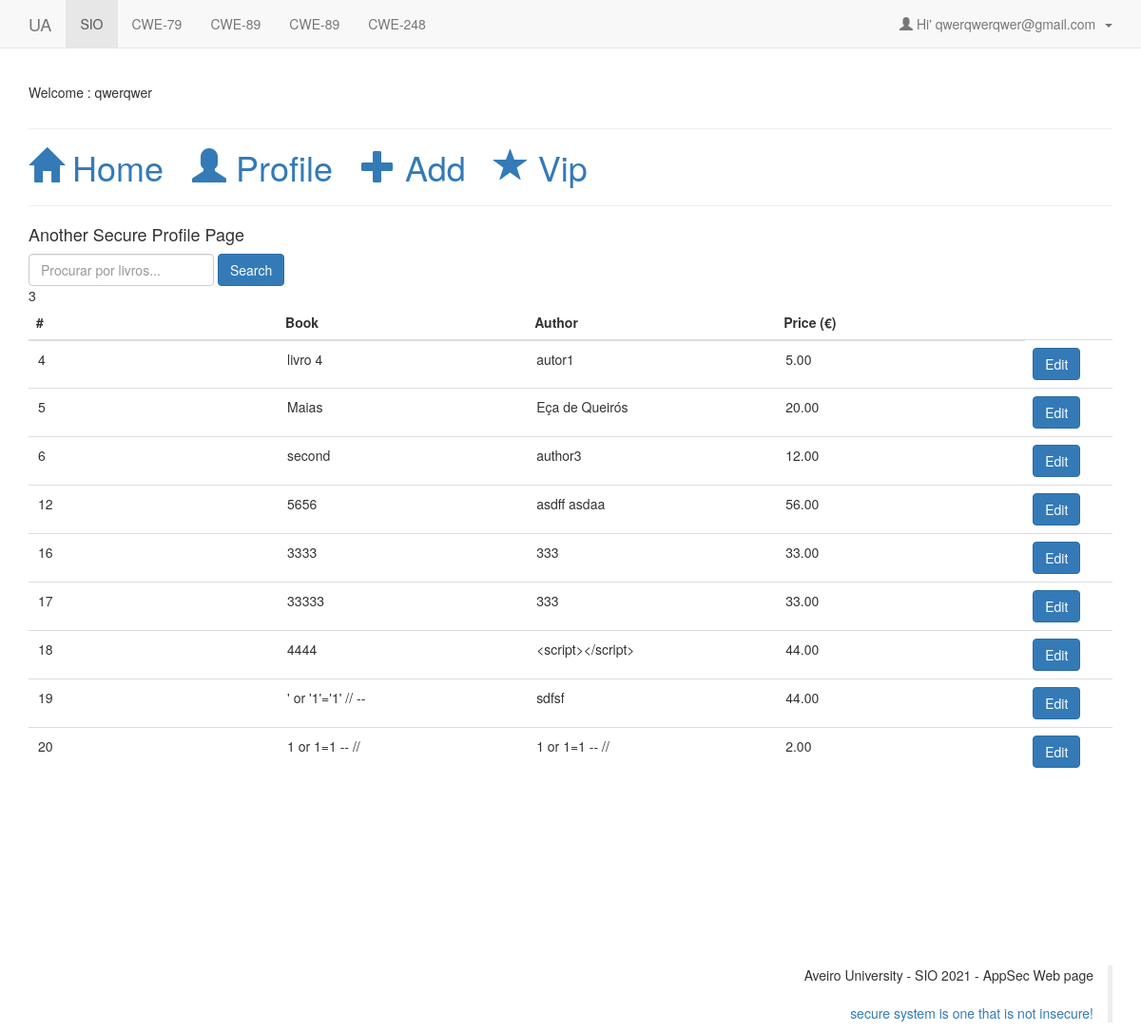
Page /app_sec/profile.php (signed in) on the committed database.
### tables this page shows
CREATE TABLE `users` (
  `user_id` int NOT NULL AUTO_INCREMENT,
  `user_name` varchar(15) NOT NULL,
  `user_email` varchar(40) NOT NULL,
  `user_pass` varchar(255) NOT NULL,
  `joining_date` timestamp NOT NULL DEFAULT CURRENT_TIMESTAMP,
  `user_type` varchar(40) NOT NULL,
  PRIMARY KEY (`user_id`)
);

CREATE TABLE `books` (
  `id` bigint unsigned NOT NULL AUTO_INCREMENT,
  `name` varchar(45) DEFAULT NULL,
  `author` varchar(45) DEFAULT NULL,
  `price` decimal(10,2) DEFAULT NULL,
  `user_id` int NOT NULL,
  PRIMARY KEY (`id`),
  UNIQUE KEY `id` (`id`)
);

### app_sec/class.user.php (called while the page is built, shortened)
<?php
class USER
{
	private $conn;
	public function __construct()
	{
		$database = new Database();
		$db = $database->dbConnection();
		$this->conn = $db;
    }
	public function runQuery($sql)
	{
		$stmt = $this->conn->prepare($sql);
		return $stmt;
	}
}
?>

### app_sec/profile.php (the view, shortened to what this page needs)
<?php include "header.php";?>
        <p class="h4">Another Secure Profile Page</p>
        <form action="" class="form-inline">
        <input type="text" id="book_search" class="form-control rounded" placeholder="Procurar por livros...">
        <a type="button" name="book_search_button" id="book_search_button" class="btn btn-primary" href="#" role="button">Search</a>
        </form>
        <table class="table" id="tab_livros">
            <thead>
            <tr>
                <th scope="col">#</th>
                <th scope="col">Book</th>
                <th scope="col">Author</th>
                <th scope="col">Price (€)</th>
            </tr>
            </thead>
            <tbody id="books_tbody">
            <?php
            $connection = BdConnect();
            $query = "SELECT * FROM books WHERE user_id IN (SELECT user_id FROM users WHERE user_id = ?);";
            $result = $connection->prepare($query);
            $result->execute(array($userRow['user_id']));
            print_r($userRow['user_id']);
            while ($row = $result->fetch(PDO::FETCH_BOTH)) {
                ?>
                <form action="book_edit.php" method="POST">
                <tr>
                <td><input style="border-width:0px;border:none;"type="text" name='id_book' value='<?php echo $row[0] ?>' readonly="readonly"></td>
                <td><input style="border-width:0px;border:none;" type="text" name='name_book' value='<?php echo $row[1] ?>' readonly="readonly"></td>
                <td><input style="border-width:0px;border:none;" type="text" name='author_book' value='<?php echo $row[2] ?>' readonly="readonly"></td>
                <td><input style="border-width:0px;border:none;" type="text" name='price_book' value='<?php echo $row[3] ?>' readonly="readonly"></td>
                <td><input type=submit class='btn btn-primary' value='Edit' name='submit1'></td>
                </tr>
                </form>
                <?php
            }
            ?>
            </tbody>
        </table>
<?php include "footer.php";?>

### app_sec/header.php (shortened to what this page needs)
<?php
require_once("class.user.php");
$auth_user = new USER();
$user_id = $_SESSION['user_session'];
$stmt = $auth_user->runQuery("SELECT * FROM users WHERE user_id=:user_id");
$stmt->execute(array(":user_id" => $user_id));
$userRow = $stmt->fetch(PDO::FETCH_ASSOC);
?>
<!DOCTYPE html PUBLIC "-//W3C//DTD XHTML 1.0 Transitional//EN"
        "http://www.w3.org/TR/xhtml1/DTD/xhtml1-transitional.dtd">
<html xmlns="http://www.w3.org/1999/xhtml">
<head>
    <link rel="stylesheet" href="https://maxcdn.bootstrapcdn.com/bootstrap/3.4.1/css/bootstrap.min.css">
</head>
<body>
<nav class="navbar navbar-default navbar-fixed-top">
    <div class="container">
        <div class="navbar-header">
            <a class="navbar-brand" href="https://www.ua.pt/" target="_blank">UA</a>
        </div>
        <div id="navbar" class="navbar-collapse collapse">
            <ul class="nav navbar-nav">
                <li class="active"><a href="http://sweet.ua.pt/jpbarraca/course/sio-2021/main/" target="_blank">SIO</a>
                </li>
                <li><a href="https://cwe.mitre.org/data/definitions/79.html" target="_blank">CWE-79</a></li>
                <li><a href="https://cwe.mitre.org/data/definitions/89.html" target="_blank">CWE-89</a></li>
                <li><a href="https://cwe.mitre.org/data/definitions/89.html" target="_blank">CWE-89</a></li>
                <li><a href="https://cwe.mitre.org/data/definitions/284.html" target="_blank">CWE-248</a></li>
            </ul>
            <ul class="nav navbar-nav navbar-right">
                <li class="dropdown">
                    <a href="#" class="dropdown-toggle" data-toggle="dropdown" role="button" aria-haspopup="true"
                       aria-expanded="false">
                        <span class="glyphicon glyphicon-user"></span>&nbsp;Hi' <?php echo $userRow['user_email']; ?>
                        &nbsp;<span class="caret"></span></a>
                </li>
            </ul>
        </div>
    </div>
</nav>
<div class="container-fluid" style="margin-top:80px;">
    <div class="container">
        <label class="h5">Welcome : <?php print($userRow['user_name']); ?></label>
        <hr/>
        <h1>
            <a href="home.php"><span class="glyphicon glyphicon-home"></span> Home</a> &nbsp;
            <a href="profile.php"><span class="glyphicon glyphicon-user"></span> Profile</a> &nbsp;
            <a href="book_add.php"><span class="glyphicon glyphicon-plus"></span> Add</a> &nbsp;
            <?php
            if ($_SESSION['user_type'] == 'admin') {
                echo '<a href="vip.php"><span class="glyphicon glyphicon-star"></span> Vip</a>';
            }
            ?>
        </h1>
        <hr/>

### rows in the picture
users: user_email "qwerqwerqwer@gmail.com", user_name "qwerqwer"
books: id_book "4", name_book "livro 4", author_book "autor1", price_book "5.00"
books: id_book "5", name_book "Maias", author_book "Eça de Queirós", price_book "20.00"
books: id_book "6", name_book "second", author_book "author3", price_book "12.00"
books: id_book "12", name_book "5656", author_book "asdff asdaa", price_book "56.00"
books: id_book "16", name_book "3333", author_book "333", price_book "33.00"
books: id_book "17", name_book "33333", author_book "333", price_book "33.00"
books: id_book "18", name_book "4444", author_book "<script></script>", price_book "44.00"
books: id_book "19", name_book "' or '1'='1' // --", author_book "sdfsf", price_book "44.00"
books: id_book "20", name_book "1 or 1=1 -- //", author_book "1 or 1=1 -- //", price_book "2.00"
